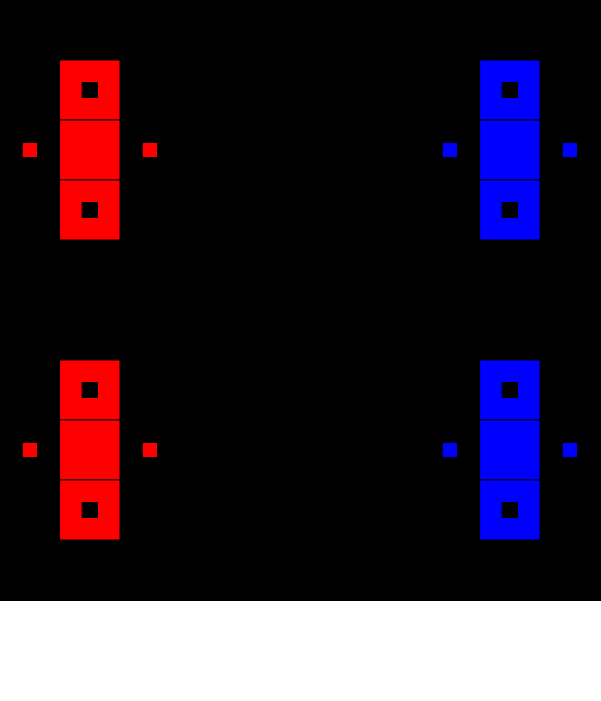
Frame 1 (no input)
Frame 60 (no input): identical to frame 1, image omitted
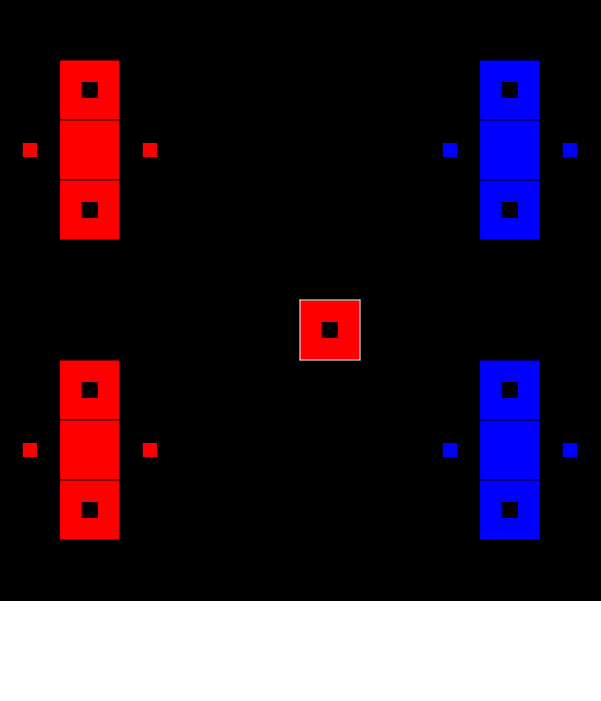
Frame 120 (the mouse pressed at the canvas centre since frame 60)

The p5.js sketch that drew these frames (run headless with seeded random() and noise() and a simulated clock; from frame 60 on, the mouse is pressed at the canvas centre):

// p5.js sketch
// ── sketch.js
var rule0;
var rule1;
var rule2; 
var rule3; 
var rule4;
var gamePlayRule0;
var gamePlayRule1;
var gamePlayRule2;
var gamePlayRule3;
var gamePlayRule4;
var gamePlayRule5;
var gamePlayRule6;
var gamePlayRule7;
var sliderX;
var checkboxHostile;
var radioSizeOfBoard;

var widthOfWorld;
var heightOfWorld;
var sizeOfWorldInPixels;
var drawSize;
var myCanvas;
var bottomBorderHeight;
var sideBorderWidth;

var worldArray;
var individualsToUpdate;
var teamArray;
var redArray;
var blueArray;	
var whatIsGoingToChange;
var chosenSquareMark = {x : -1, y : -1};			
var buttonCycleOneStep;
var buttonstartPlayUntilFinished;
var buttonRestart;

var playUntilFinished;


var futureSizeOfWorld = 10;
var firstTime = true;

var isItRedsTurn;
var hasPicked;
var chosenPos = {x : -1, y : -1};
var setupPhase;
var gameOver;
var hostileMode;
var hostileModeFuture;

var message;
var gameIsADraw; 
var drawErrorMessage;
var frameCounter;
var startFrameCounter;

function setup() {
	frameRate(30);
	frameCounter = 0;
	startFrameCounter = false;
	setupPhase = true;
	gameOver = false;
	widthOfWorld = futureSizeOfWorld;
	heightOfWorld = futureSizeOfWorld;
	drawSize = 600/widthOfWorld;
	sizeOfWorldInPixels = futureSizeOfWorld*drawSize;
	bottomBorderHeight = 100;
	hostileMode = hostileModeFuture;
	//sideBorderWidth = 200;
	chosenPos.x = -1;
	chosenPos.y = -1;
	worldArray = [];
	individualsToUpdate = [];
	teamArray = [];
	whatIsGoingToChange = [];
	isItRedsTurn = true;
	hasPicked = false;
	playUntilFinished = false;
	gameOver = false;
	message = "";
	gameIsADraw = false;
	drawErrorMessage = false;
	chosenSquareMark
	if(firstTime)
	{	myCanvas = createCanvas(sizeOfWorldInPixels+1, sizeOfWorldInPixels+bottomBorderHeight+1);
		rectMode(CENTER);
		textSize(32);
		textAlign(CENTER);
		textFont("Georgia");
   		textStyle(BOLD);
		createAllDOMElements();

		firstTime = false;
	}
	else if(!firstTime) 
		myCanvas.size(sizeOfWorldInPixels+1, sizeOfWorldInPixels+bottomBorderHeight+1);
	myCanvas.position(windowWidth/2-sizeOfWorldInPixels/2, 25);

//Fyller worldArray med individer:
	worldArray = teamSeed(worldArray, widthOfWorld, heightOfWorld)
	updateFutureTeam();
}

function activateHostileMode() {
  if (this.checked()) {
	hostileModeFuture = true;
  } else {
    hostileModeFuture = false;
  }
}

function changeStateOfIndividual () {  

	if(!playUntilFinished)
	{
		if(mouseX>0 && mouseX<sizeOfWorldInPixels+1 && mouseY>0 && mouseY<sizeOfWorldInPixels+1){
			var tempMouseX = floor(mouseX/drawSize);
			var tempMouseY = floor(mouseY/drawSize);
			var currentTeam = "";
			var opposingTeam = "";
			
			if(!hostileMode) {
				if(isItRedsTurn) {
					currentTeam = "Red";
					opposingTeam = "Blue";
				}
				else {
					currentTeam = "Blue";
					opposingTeam = "Red";
				}					
			}
		
			drawErrorMessage = false;
			if(worldArray[tempMouseX][tempMouseY].doAnimation == false && worldArray[tempMouseX][tempMouseY].canChange == true && hasPicked == false && worldArray[tempMouseX][tempMouseY].team != opposingTeam)
			{
				hasPicked = true;
				worldArray[tempMouseX][tempMouseY].mouseIsOver();
				append(individualsToUpdate, worldArray[tempMouseX][tempMouseY]); 
				chosenPos.x = tempMouseX;
				chosenPos.y = tempMouseY;
			}
			else if (worldArray[tempMouseX][tempMouseY].doAnimation == false && chosenPos.x == tempMouseX && chosenPos.y == tempMouseY && worldArray[tempMouseX][tempMouseY].canChange == true  && hasPicked == true ) {
				hasPicked = false;
				worldArray[tempMouseX][tempMouseY].mouseIsOver();
				worldArray[tempMouseX][tempMouseY].revertTeam();
				append(individualsToUpdate, worldArray[tempMouseX][tempMouseY]); 
				chosenPos.x = -1;
				chosenPos.y = -1;
			}
			else if(worldArray[tempMouseX][tempMouseY].doAnimation == false && worldArray[tempMouseX][tempMouseY].canChange == true && hasPicked == false && worldArray[tempMouseX][tempMouseY].team == opposingTeam && !hostileMode) {
				textSize(16);
				drawErrorMessage = true;
				message = "You can't target-kill your opponents individuals.";
			}			
			else
			{
				textSize(16);
				drawErrorMessage = true;
				message = "You can only pick one individual square to change each turn";
			}
		}
	}

}
function mousePressed() {
	if(gameOver ==  false && individualsToUpdate.length == 0) {
			changeStateOfIndividual();
	}
}

function startPlayUntilFinished() {
	playUntilFinished = !playUntilFinished;
}

function revertErrorMessage() {
	if (startFrameCounter == false) {
		message = "";
		drawErrorMessage = false;  
		textSize(50); 
	}																
}

function checkForWin() {
	var doesRedExist = false;
	var doesBlueExist = false;

	for (var i = 0; i < widthOfWorld; i++) {
		for (var j = 0; j < heightOfWorld; j++) {
			if(worldArray[i][j].team == "Red")
				doesRedExist = true;
			else if (worldArray[i][j].team == "Blue")
				doesBlueExist = true;
		}
	}
	if(!doesRedExist && doesBlueExist) {
		message = "Blue wins!";
		print("Blue Wins!");
		gameOver = true;
	}
		
	else if (!doesBlueExist && doesRedExist) {
		message = "Red wins!";
		print("Red wins!");
		gameOver = true;
	}
	else if(!doesRedExist && !doesRedExist) {
		message = "Draw!"
		print("Draw!");
		gameOver = true;
		gameIsADraw = true;
	}
		
}

function updateFutureTeam () {
	whatIsGoingToChange = life(widthOfWorld, heightOfWorld, worldArray);
}

function playOneStep() { 
	if(gameOver == false && individualsToUpdate.length == 0) {
		if(hasPicked == false) {
			textSize(16);
			message = "You need to change one individual square before you can end your turn!";
			drawErrorMessage = true;
		}
		else if(hasPicked == true) {
			if(individualsToUpdate.length == 0){
				drawErrorMessage = false;
				whatIsGoingToChange=[];
				individualsToUpdate = life(widthOfWorld, heightOfWorld, worldArray);
				isItRedsTurn = !isItRedsTurn;

			for (var i = 0; i < individualsToUpdate.length; i++) {
			//BACKUP individualsToUpdate[i].changeLife();
				individualsToUpdate[i].team = individualsToUpdate[i].futureTeam;
				individualsToUpdate[i].oldTeam = individualsToUpdate[i].team;
				individualsToUpdate[i].doAnimation = true;
				individualsToUpdate[i].canChange = false;  
				individualsToUpdate[i].changeLife();
				}

			}
			hasPicked = false;
			chosenPos.x = -1;
			chosenPos.y = -1;
			updateFutureTeam();

		}
		checkForWin();	
	}	
}


//function mouseIsOver() {

//}

function draw() {
	if(startFrameCounter == true)
	{
		textSize(16);
		frameCounter++;
		if(frameCounter >= 120 || drawErrorMessage == false) {
			startFrameCounter = false;
			frameCounter = 0;
			revertErrorMessage();
		}
			
	}

	//Bakgrund: 
	clear();
	rectMode(CORNER);
	fill(0);
	rect(0, 0, sizeOfWorldInPixels+1, sizeOfWorldInPixels+1);
	strokeWeight(0);
	fill(255);
	rect(0, sizeOfWorldInPixels+1, sizeOfWorldInPixels+1, bottomBorderHeight);
	strokeWeight(1);
	rectMode(CENTER);

	if(individualsToUpdate.length > 0)
	{
		for (var i = 0; i < individualsToUpdate.length; i++) {
			individualsToUpdate[i].updateAnimation(i);

		}
	}

	for (var i = 0; i < widthOfWorld; i++) {
		for (var j = 0; j < heightOfWorld; j++) {
			worldArray[i][j].updateColor();
			fill(worldArray[i][j].color);
			rect((worldArray[i][j].x-1)*drawSize+drawSize/2, (worldArray[i][j].y-1)*drawSize+drawSize/2, drawSize*worldArray[i][j].animationStatus, drawSize*worldArray[i][j].animationStatus);
		}
	}
	if(whatIsGoingToChange.length > 0 && individualsToUpdate.length == 0 )
	{
		for (var i = 0; i < whatIsGoingToChange.length; i++) {
			if((whatIsGoingToChange[i].team == "Red" || whatIsGoingToChange[i].team == "Blue")) {
				fill(0,0,0);
				rect((whatIsGoingToChange[i].x-1)*drawSize+drawSize/2, (whatIsGoingToChange[i].y-1)*drawSize+drawSize/2, drawSize/4, drawSize/4);			
			}
			else if (whatIsGoingToChange[i].team = "Dead") {
				fill(whatIsGoingToChange[i].futureTeam);	
				rect((whatIsGoingToChange[i].x-1)*drawSize+drawSize/2, (whatIsGoingToChange[i].y-1)*drawSize+drawSize/2, drawSize/4, drawSize/4);			
			}
		}
	}

	if(playUntilFinished && !mouseIsPressed)
		playOneStep();


	
	fill(0, 255, 0);

	if(gameOver == true)
		textSize(50);
	else if(drawErrorMessage == true) {
		startFrameCounter = true;
	}
	if(gameOver == false && chosenPos.x != -1)
	{
		strokeWeight(1);
		stroke(255);
		line(chosenPos.x*drawSize, chosenPos.y*drawSize, chosenPos.x*drawSize+drawSize, chosenPos.y*drawSize);
		line(chosenPos.x*drawSize, chosenPos.y*drawSize, chosenPos.x*drawSize, chosenPos.y*drawSize+drawSize);
		line(chosenPos.x*drawSize+drawSize, chosenPos.y*drawSize, chosenPos.x*drawSize+drawSize, chosenPos.y*drawSize+drawSize);
		line(chosenPos.x*drawSize, chosenPos.y*drawSize+drawSize, chosenPos.x*drawSize+drawSize, chosenPos.y*drawSize+drawSize);
		strokeWeight(1);
		stroke(0);
	}
	text(message, sizeOfWorldInPixels/2, 100+sizeOfWorldInPixels/2, 400, 300);

}

//BYGG ETT MER HÅLLBART SYSTEM FÖR ATT UPPDATERA INGAME-TEXT


//Lägg mindre använda felsökningsfunktioner här nedan: 

function showBoardColors() {
	for (var i = 0; i < widthOfWorld; i++) {
		var tempString = "";
		//print("RAD");

		for (var j = 0; j < heightOfWorld; j++) {
			if(worldArray[j][i].team == "Dead")
				tempString += " X ";
			else {
				tempString += worldArray[j][i].team; //Print sker en rad i taget, till skillnad från grafiken, som skrivs ut en kolumn i taget. Så j och i byter plats här.
				if(worldArray[j][i].team == "Red")
					tempString += " ";
				}
		}
		print(tempString);

	}
}

function showBoard() {
	for (var i = 0; i < widthOfWorld; i++) {
		var tempString = "";

		for (var j = 0; j < heightOfWorld; j++) {
			tempString += worldArray[j][i].life; //Print sker en rad i taget, till skillnad från grafiken, som skrivs ut en kolumn i taget. Så j och i byter plats här.
			tempString += " ";
		}
		tempString += " Row: " + i;
		print(tempString);

	}
}

function restart() {
	futureSizeOfWorld = floor(sliderX.value())*5;
	//futureSizeOfWorld = radioSizeOfBoard.value();
	setup();
}

function createAllDOMElements() {
		buttonCycleOneStep = createButton("End your turn");
		buttonCycleOneStep.position(windowWidth/2-550, 100);
		buttonCycleOneStep.size(200, 100);
		buttonCycleOneStep.mousePressed(playOneStep);	

		buttonRestart = createButton("Restart");
		buttonRestart.position(windowWidth/2-550, 250);
		buttonRestart.size(200, 100);
		buttonRestart.mousePressed(restart);

	/*	
		buttonstartPlayUntilFinished = createButton("Start non-stop cycling (click again to stop)");
		buttonstartPlayUntilFinished.position(windowWidth/2-550, 400);
		buttonstartPlayUntilFinished.size(200, 100);
		buttonstartPlayUntilFinished.mousePressed(startPlayUntilFinished);
	*/	

		gamePlayRule0 = createP("Gameplay rules:  ");
		gamePlayRule0.position(windowWidth/2+320, 325-320);
		gamePlayRule1 = createP("On each turn, you have to perform either of the following two actions: ");
		gamePlayRule1.position(windowWidth/2+340, 350-320);
		gamePlayRule2 = createP("Click on any alive individual (large colored square) to kill it.");
		gamePlayRule2.position(windowWidth/2+370, 400-320);		
		gamePlayRule3 = createP("or");
		gamePlayRule3.position(windowWidth/2+400, 425-320);	
		gamePlayRule4 = createP("Click on any dead area (large black squares) to create a new alive individual of your color.");
		gamePlayRule4.position(windowWidth/2+370, 450-320);	
		gamePlayRule5 = createP("Can can cancel your selection by clicking on the same square a second time.");
		gamePlayRule5.position(windowWidth/2+340, 525-320);	
		gamePlayRule6 = createP("When you have decided on what square to change, hit 'END TURN' to progress the world and pass the turn.");
		gamePlayRule6.position(windowWidth/2+340, 575-320);	
		gamePlayRule7 = createP("HINT: Smaller squares shows the future. If Hostile Mode is activated, you will also be able to kill your opponents individuals.");
		gamePlayRule7.position(windowWidth/2+340, 625-320);	

		rule0 = createP("Rules of the future:");
		rule0.position(windowWidth/2+320, 0+375)
		rule1 = createP("First rule: Any live cell with fewer than two live neighbours dies, as if caused by underpopulation.");
		rule1.position(windowWidth/2+320, 50+375)
		rule2 = createP("Second rule: Any live cell with two or three live neighbours lives on to the next generation.");
		rule2.position(windowWidth/2+320, 100+375)
		rule3 = createP("Third rule: Any live cell with more than three live neighbours dies, as if by overpopulation.");
		rule3.position(windowWidth/2+320, 150+375)
		rule4 = createP("Fourth rule: Any dead cell with exactly three live neighbours becomes a live cell, as if by reproduction.");
		rule4.position(windowWidth/2+320, 200+375);
	
		sliderX = createSlider(1, 3, futureSizeOfWorld/5);
		sliderX.position(windowWidth/2-550, 550);
		sliderX.style('width', '200px');
		sliderText = createP("Size of board (5x5, 10x10 or 15x15):");
		sliderText.position(windowWidth/2-550, 500);
	
		checkboxHostile = createCheckbox('Hostile Mode', false);
  		checkboxHostile.changed(activateHostileMode);
		checkboxHostile.position(windowWidth/2-550, 450);
/*
		radioSizeOfBoard = createRadio();
  		radioSizeOfBoard.option("5x5", 5);
 		radioSizeOfBoard.option("10x10", 10);
 	 	radioSizeOfBoard.option("15x15", 15);
  		radioSizeOfBoard.style('height', '60px');
  		radioSizeOfBoard.position(windowWidth/2-550, 500);
 */
}
// ── DNA.js
function individual(x, y, team){
	this.x = x+1;
	this.y = y+1;
	this.team = team;
	this.life = 0;
	this.futureTeam = "";
	this.animationSpeed = 0.1;	
	if(this.team == "Red" || this.team == "Blue") {
		this.life = 1;
	}
	else {
		this.team = "Dead";
		this.life = 0;
	}		

	this.oldTeam = this.team;
	this.animationStatus = this.life;
	this.animationGoal = 1-this.life;
	this.doAnimation = false;
	this.canChange = true;
	this.color = color(0,0,0);
	this.red = 0;
	this.blue = 0;
	
	this.updateColor = function() {
		if(this.team == "Red") {
			this.red = 255;
			this.blue = 0;
		}
		else if(this.team == "Blue") {
			this.red = 0;
			this.blue = 255;
		}

		this.color = [this.red*this.animationStatus, 0, this.blue*this.animationStatus];
	}
	this.updateColor();

	this.updateAnimation = function (indexToRemove) {
		if(this.doAnimation == true) {
			if(this.animationGoal == 1) {
				this.animationStatus += this.animationSpeed;
				if(this.animationStatus >= this.animationGoal) {
					this.animationStatus = 1;
					this.animationGoal = 0;
					this.doAnimation = false;
					this.canChange = true;
					individualsToUpdate.splice(indexToRemove, 1);
				}
			}
			else if(this.animationGoal == 0) {
				this.animationStatus -= this.animationSpeed;
				if(this.animationStatus <= this.animationGoal) {
					this.animationStatus = 0;
					this.animationGoal = 1;
					this.doAnimation = false;
					this.canChange = true;
					individualsToUpdate.splice(indexToRemove, 1);
				}
			}
			this.updateColor();
			//FÄRGEN VERKAR INTE UPPDATERAS I TAKT MED LIVET. .
			//Ibland behåller en ruta life = 1 men color = "dead"...men visas ändå som röd/blå. Varför?	
		}
	}

	this.changeLife = function() { 
		this.life = 1-this.life;
	}

	this.revertTeam = function() {
		this.team = this.oldTeam;
	}

	this.changeTeam = function () {
		if(this.team == "Red" || this.team == "Blue") {
			this.team = "Dead";
		}
		else if(this.team == "Dead") {
			if(isItRedsTurn)
				this.team = "Red";
			else
				this.team = "Blue";
		}		
	}

	this.mouseIsOver = function () {
		this.changeTeam();
		this.changeLife(this.team);
		this.doAnimation = true;
		this.canChange = false;
		updateFutureTeam();
	}

	this.mouseDraw = function () {
		line(this.x, this.y, this.x+drawSize, this.y);
		line(this.x, this.y, this.x, this.y+drawSize);
		line(this.x+drawSize, this.y, this.x+drawSize, this.y+drawSize);
		line(this.x, this.y+drawSize, this.x+drawSize, this.y+drawSize);
	}
}
// ── life.js
function life(widthOfWorld, heightOfWorld, worldArray) {
	var aliveRedNeighbours;
	var aliveBlueNeighbours; 
	var aliveNeighbours;
	var arrayFilledWithIndividualsToUpdate = [];
	var indexCounter = 0;
	for (var i = 0; i < widthOfWorld; i++) {
		for (var j = 0; j < heightOfWorld; j++) {
			var aliveRedNeighbours = 0;
			var aliveBlueNeighbours = 0; 
			var aliveNeighbours = 0;
			//Alla positioners levande grannar behöver beräknas, oavsett om levande eller död. Beräkningen av antalet levande grannar utförs först och sedan kontrolleras om positionen i fråga är levande eller död. 
			//Hörn 0.0
			if (i == 0 && j == 0) {
				if(worldArray[i+1][j].life == 1 && worldArray[i+1][j].team == "Red") 
					aliveRedNeighbours += 1;
				if(worldArray[i][j+1].life == 1 && worldArray[i][j+1].team == "Red")
					aliveRedNeighbours += 1;
				if(worldArray[i+1][j+1].life == 1 && worldArray[i+1][j+1].team == "Red")
					aliveRedNeighbours += 1;

				if(worldArray[i+1][j].life == 1 && worldArray[i+1][j].team == "Blue") 
					aliveBlueNeighbours += 1;
				if(worldArray[i][j+1].life == 1 && worldArray[i][j+1].team == "Blue")
					aliveBlueNeighbours += 1;
				if(worldArray[i+1][j+1].life == 1 && worldArray[i+1][j+1].team == "Blue")
					aliveBlueNeighbours += 1;
			}
			//Hörn 0.max
			else if (i == 0 && j == heightOfWorld-1) {
				if(worldArray[i+1][j].life == 1 && worldArray[i+1][j].team == "Red") 
					aliveRedNeighbours += 1;
				if(worldArray[i][j-1].life == 1 && worldArray[i][j-1].team == "Red")
					aliveRedNeighbours += 1;
				if(worldArray[i+1][j-1].life == 1 && worldArray[i+1][j-1].team == "Red")
					aliveRedNeighbours += 1;		

				if(worldArray[i+1][j].life == 1 && worldArray[i+1][j].team == "Blue") 
					aliveBlueNeighbours += 1;
				if(worldArray[i][j-1].life == 1 && worldArray[i][j-1].team == "Blue")
					aliveBlueNeighbours += 1;
				if(worldArray[i+1][j-1].life == 1 && worldArray[i+1][j-1].team == "Blue")
					aliveBlueNeighbours += 1;		

			}
			//Hörn max.0
			else if (i == widthOfWorld-1 && j == 0) {
				if(worldArray[i-1][j].life == 1 && worldArray[i-1][j].team == "Red") 
					aliveRedNeighbours += 1;
				if(worldArray[i][j+1].life == 1 && worldArray[i][j+1].team == "Red")
					aliveRedNeighbours += 1;
				if(worldArray[i-1][j+1].life == 1 && worldArray[i-1][j+1].team == "Red")
					aliveRedNeighbours += 1;	

				if(worldArray[i-1][j].life == 1 && worldArray[i-1][j].team == "Blue") 
					aliveBlueNeighbours += 1;
				if(worldArray[i][j+1].life == 1 && worldArray[i][j+1].team == "Blue")
					aliveBlueNeighbours += 1;
				if(worldArray[i-1][j+1].life == 1 && worldArray[i-1][j+1].team == "Blue")
					aliveBlueNeighbours += 1;

			}
			//Hörn max.max
			else if (i == widthOfWorld-1 && j == heightOfWorld-1) {
				if(worldArray[i-1][j].life == 1 && worldArray[i-1][j].life.team == "Red") 
					aliveRedNeighbours += 1;
				if(worldArray[i][j-1].life == 1 && worldArray[i][j-1].team == "Red")
					aliveRedNeighbours += 1;
				if(worldArray[i-1][j-1].life == 1 && worldArray[i-1][j-1].team == "Red")
					aliveRedNeighbours += 1;	

				if(worldArray[i-1][j].life == 1 && worldArray[i-1][j].life.team == "Blue") 
					aliveBlueNeighbours += 1;
				if(worldArray[i][j-1].life == 1 && worldArray[i][j-1].team == "Blue")
					aliveBlueNeighbours += 1;
				if(worldArray[i-1][j-1].life == 1 && worldArray[i-1][j-1].team == "Blue")
					aliveBlueNeighbours += 1;	
			}
			//Första kolumnen från vänster:
			else if(i == 0) {
				if(worldArray[i][j-1].life == 1 && worldArray[i][j-1].team == "Red")
					aliveRedNeighbours += 1;
				if(worldArray[i+1][j].life == 1 && worldArray[i+1][j].team == "Red")
					aliveRedNeighbours += 1;
				if(worldArray[i][j+1].life == 1 && worldArray[i][j+1].team == "Red")
					aliveRedNeighbours += 1;
				if(worldArray[i+1][j+1].life == 1 && worldArray[i+1][j+1].team == "Red")
					aliveRedNeighbours += 1;
				if(worldArray[i+1][j-1].life == 1 && worldArray[i+1][j-1].team == "Red")
					aliveRedNeighbours += 1;

				if(worldArray[i][j-1].life == 1 && worldArray[i][j-1].team == "Blue")
					aliveBlueNeighbours += 1;
				if(worldArray[i+1][j].life == 1 && worldArray[i+1][j].team == "Blue")
					aliveBlueNeighbours += 1;
				if(worldArray[i][j+1].life == 1 && worldArray[i][j+1].team == "Blue")
					aliveBlueNeighbours += 1;
				if(worldArray[i+1][j+1].life == 1 && worldArray[i+1][j+1].team == "Blue")
					aliveBlueNeighbours += 1;
				if(worldArray[i+1][j-1].life == 1 && worldArray[i+1][j-1].team == "Blue")
					aliveBlueNeighbours += 1;
			}	
			//Sista kolumnen, längst till höger:
			else if (i == widthOfWorld-1) {
				if(worldArray[i][j-1].life == 1 && worldArray[i][j-1].team == "Red")
					aliveRedNeighbours += 1;
				if(worldArray[i-1][j].life == 1 && worldArray[i-1][j].team == "Red")
					aliveRedNeighbours += 1;
				if(worldArray[i][j+1].life == 1 && worldArray[i][j+1].team == "Red")
					aliveRedNeighbours += 1;
				if(worldArray[i-1][j-1].life == 1 && worldArray[i-1][j-1].team == "Red")
					aliveRedNeighbours += 1;
				if(worldArray[i-1][j+1].life == 1 && worldArray[i-1][j+1].team == "Red")
					aliveRedNeighbours += 1;

				if(worldArray[i][j-1].life == 1 && worldArray[i][j-1].team == "Blue")
					aliveBlueNeighbours += 1;
				if(worldArray[i-1][j].life == 1 && worldArray[i-1][j].team == "Blue")
					aliveBlueNeighbours += 1;
				if(worldArray[i][j+1].life == 1 && worldArray[i][j+1].team == "Blue")
					aliveBlueNeighbours += 1;
				if(worldArray[i-1][j-1].life == 1 && worldArray[i-1][j-1].team == "Blue")
					aliveBlueNeighbours += 1;
				if(worldArray[i-1][j+1].life == 1 && worldArray[i-1][j+1].team == "Blue")
					aliveBlueNeighbours += 1;
			}
			//Översta raden:
			else if (j == 0) {
				if(worldArray[i-1][j].life == 1 && worldArray[i-1][j].team == "Red")
					aliveRedNeighbours += 1;
				if(worldArray[i][j+1].life == 1 && worldArray[i][j+1].team == "Red")
					aliveRedNeighbours += 1;
				if(worldArray[i+1][j].life == 1 && worldArray[i+1][j].team == "Red")
					aliveRedNeighbours += 1;
				if(worldArray[i-1][j+1].life == 1 && worldArray[i-1][j+1].team == "Red")
					aliveRedNeighbours += 1;
				if(worldArray[i+1][j+1].life == 1 && worldArray[i+1][j+1].team == "Red")
					aliveRedNeighbours += 1;

				if(worldArray[i-1][j].life == 1 && worldArray[i-1][j].team == "Blue")
					aliveBlueNeighbours += 1;
				if(worldArray[i][j+1].life == 1 && worldArray[i][j+1].team == "Blue")
					aliveBlueNeighbours += 1;
				if(worldArray[i+1][j].life == 1 && worldArray[i+1][j].team == "Blue")
					aliveBlueNeighbours += 1;
				if(worldArray[i-1][j+1].life == 1 && worldArray[i-1][j+1].team == "Blue")
					aliveBlueNeighbours += 1;
				if(worldArray[i+1][j+1].life == 1 && worldArray[i+1][j+1].team == "Blue")
					aliveBlueNeighbours += 1;
			}
			//Understa raden:
			else if (j == heightOfWorld-1) {
				if(worldArray[i-1][j].life == 1 && worldArray[i-1][j].team == "Red")
					aliveRedNeighbours += 1;
				if(worldArray[i][j-1].life == 1 && worldArray[i][j-1].team == "Red")
					aliveRedNeighbours += 1;
				if(worldArray[i+1][j].life == 1 && worldArray[i+1][j].team == "Red")
					aliveRedNeighbours += 1;
				if(worldArray[i-1][j-1].life == 1 && worldArray[i-1][j-1].team == "Red")
					aliveRedNeighbours += 1;
				if(worldArray[i+1][j-1].life == 1 && worldArray[i+1][j-1].team == "Red")
					aliveRedNeighbours += 1;

				if(worldArray[i-1][j].life == 1 && worldArray[i-1][j].team == "Blue")
					aliveBlueNeighbours += 1;
				if(worldArray[i][j-1].life == 1 && worldArray[i][j-1].team == "Blue")
					aliveBlueNeighbours += 1;
				if(worldArray[i+1][j].life == 1 && worldArray[i+1][j].team == "Blue")
					aliveBlueNeighbours += 1;
				if(worldArray[i-1][j-1].life == 1 && worldArray[i-1][j-1].team == "Blue")
					aliveBlueNeighbours += 1;
				if(worldArray[i+1][j-1].life == 1 && worldArray[i+1][j-1].team == "Blue")
					aliveBlueNeighbours += 1;
			}
			//Alla övriga koordinater (som alltså inte ingår i ramen för brädet):
			else {
				if(worldArray[i-1][j].life == 1 && worldArray[i-1][j].team == "Red")
					aliveRedNeighbours += 1;
				if(worldArray[i][j+1].life == 1 && worldArray[i][j+1].team == "Red")
					aliveRedNeighbours += 1;
				if(worldArray[i+1][j].life == 1 && worldArray[i+1][j].team == "Red")
					aliveRedNeighbours += 1;
				if(worldArray[i][j-1].life == 1 && worldArray[i][j-1].team == "Red")
					aliveRedNeighbours += 1;
				if(worldArray[i-1][j-1].life == 1 && worldArray[i-1][j-1].team == "Red")
					aliveRedNeighbours += 1;
				if(worldArray[i+1][j-1].life == 1 && worldArray[i+1][j-1].team == "Red")
					aliveRedNeighbours += 1;
				if(worldArray[i+1][j+1].life == 1 && worldArray[i+1][j+1].team == "Red")
					aliveRedNeighbours += 1;
				if(worldArray[i-1][j+1].life == 1 && worldArray[i-1][j+1].team == "Red")
					aliveRedNeighbours += 1;		

				if(worldArray[i-1][j].life == 1 && worldArray[i-1][j].team == "Blue")
					aliveBlueNeighbours += 1;
				if(worldArray[i][j+1].life == 1 && worldArray[i][j+1].team == "Blue")
					aliveBlueNeighbours += 1;
				if(worldArray[i+1][j].life == 1 && worldArray[i+1][j].team == "Blue")
					aliveBlueNeighbours += 1;
				if(worldArray[i][j-1].life == 1 && worldArray[i][j-1].team == "Blue")
					aliveBlueNeighbours += 1;
				if(worldArray[i-1][j-1].life == 1 && worldArray[i-1][j-1].team == "Blue")
					aliveBlueNeighbours += 1;
				if(worldArray[i+1][j-1].life == 1 && worldArray[i+1][j-1].team == "Blue")
					aliveBlueNeighbours += 1;
				if(worldArray[i+1][j+1].life == 1 && worldArray[i+1][j+1].team == "Blue")
					aliveBlueNeighbours += 1;
				if(worldArray[i-1][j+1].life == 1 && worldArray[i-1][j+1].team == "Blue")
					aliveBlueNeighbours += 1;		
			}
			//Nu kontrolleras värdet av aliveNeighbours och därmed avgörs "ödet" för individen beroende på om denna från början är levande eller död:
			
			aliveNeighbours = aliveRedNeighbours + aliveBlueNeighbours;

			//Lever individen och har mindre än (0 eller 1) grannar, så dör den.
			if (aliveNeighbours < 2 && worldArray[i][j].life == 1) {
				arrayFilledWithIndividualsToUpdate[indexCounter] = worldArray[i][j];
				arrayFilledWithIndividualsToUpdate[indexCounter].futureTeam = "Dead";
				indexCounter++;
			}
			/*
			//Lever individen och har exakt 2 eller 3 grannar, så överlever den men förlorar tidsenheter i liv.
			else if (aliveNeighbours == 2 && worldArray[i][j].life == 1 ) {
				worldArray[i][j].life -= 2;
			}
			else if (aliveNeighbours == 3 && worldArray[i][j].life == 1) {
				worldArray[i][j].life -= 1;
			}
			*/
			//Lever invididen och har fler än 3 grannar, så dör den.
			else if (aliveNeighbours > 3 && worldArray[i][j].life == 1) {
				arrayFilledWithIndividualsToUpdate[indexCounter] = worldArray[i][j]; 
				arrayFilledWithIndividualsToUpdate[indexCounter].futureTeam = "Dead";
				indexCounter++;
			}
			//Är "individen" död och har exakt tre grannar som lever, så kommer den till liv.
			else if (aliveNeighbours == 3 && worldArray[i][j].life == 0) {
				arrayFilledWithIndividualsToUpdate[indexCounter] = worldArray[i][j];
				if(aliveRedNeighbours > aliveBlueNeighbours)
					arrayFilledWithIndividualsToUpdate[indexCounter].futureTeam = "Red";
				else if (aliveBlueNeighbours > aliveRedNeighbours)
					arrayFilledWithIndividualsToUpdate[indexCounter].futureTeam = "Blue";
				indexCounter++;
			}
		}
	}	


	return arrayFilledWithIndividualsToUpdate;
}
// ── teamSeed.js
function teamSeed(worldArray, widthOfWorld, heightOfWorld) {
	for (var i = 0; i < widthOfWorld; i++) {
		worldArray[i] = new Array();
		for (var j = 0; j < widthOfWorld; j++) {
			var team = "";
			if(widthOfWorld == 5)
			{
				if(i == floor(widthOfWorld/2)-1 && (j == floor(heightOfWorld/2)-1  || j == floor(heightOfWorld/2) || j == floor(heightOfWorld/2)+1 || j == floor(heightOfWorld/2)+2))
					team = "Red";
				else if(i == floor(widthOfWorld/2)-2 && (j == floor(heightOfWorld/2)-2 || j == floor(heightOfWorld/2) ))
					team = "Red";
				else if(i == floor(widthOfWorld/2)+1 && (j == floor(heightOfWorld/2)-2 || j == floor(heightOfWorld/2)-1 || j == floor(heightOfWorld/2) || j == floor(heightOfWorld/2)+1))
					team = "Blue";
				else if(i == floor(widthOfWorld/2)+2 && (j == floor(heightOfWorld/2) || j == floor(heightOfWorld/2)+2))
					team = "Blue";					
			}
			else if (widthOfWorld == 10) {
				if(i == floor(widthOfWorld/2)-4 && (j == floor(heightOfWorld/2)-4 || j == floor(heightOfWorld/2)-3 || j == floor(heightOfWorld/2)-2 || j == floor(heightOfWorld/2)+1 || j == floor(heightOfWorld/2)+2 || j == floor(heightOfWorld/2)+3))
					team = "Red";
			/*
				else if(i == floor(widthOfWorld/2)-4 && (j == floor(heightOfWorld/2)-3 || j == floor(heightOfWorld/2)+2))
					team = "Red";
				else if(i == floor(widthOfWorld/2)-5 && (j == floor(heightOfWorld/2)-3  || j == floor(heightOfWorld/2)+2))
					team = "Red";
			*/
				else if(i == floor(widthOfWorld/2)+3 && (j == floor(heightOfWorld/2)-4 || j == floor(heightOfWorld/2)-3 || j == floor(heightOfWorld/2)-2 || j == floor(heightOfWorld/2)+1 || j == floor(heightOfWorld/2)+2 || j == floor(heightOfWorld/2)+3))
					team = "Blue";
			/*
				else if(i == floor(widthOfWorld/2)+3 && (j == floor(heightOfWorld/2)-3 || j == floor(heightOfWorld/2)+2))
					team = "Blue";
				else if(i == floor(widthOfWorld/2)+4 && (j == floor(heightOfWorld/2)-3  || j == floor(heightOfWorld/2)+2))
					team = "Blue";
			*/
			}
			else if(widthOfWorld == 15) {
				if(i == floor(widthOfWorld/2)-1 && (j == floor(heightOfWorld/2)-1 || j == floor(heightOfWorld/2) || j == floor(heightOfWorld/2)+1))
					team = "Red";
				else if(i == floor(widthOfWorld/2)-2 && (j == floor(heightOfWorld/2)-2 || j == floor(heightOfWorld/2)+2))
					team = "Red";
				else if(i == floor(widthOfWorld/2)-5 && (j == floor(heightOfWorld/2)-1 || j == floor(heightOfWorld/2) || j == floor(heightOfWorld/2)+1))
					team = "Red";
				else if(i == floor(widthOfWorld/2)+1 && (j == floor(heightOfWorld/2)-1 || j == floor(heightOfWorld/2) || j == floor(heightOfWorld/2)+1))
					team = "Blue";
				else if(i == floor(widthOfWorld/2)+2 && (j == floor(heightOfWorld/2)-2 || j == floor(heightOfWorld/2)+2))
					team = "Blue";	
				else if(i == floor(widthOfWorld/2)+5 && (j == floor(heightOfWorld/2)-1 || j == floor(heightOfWorld/2) || j == floor(heightOfWorld/2)+1))					
					team = "Blue";
			}
			else
				team = "Dead";
			worldArray[i][j] = new individual(i, j, team);
			}
		}

		return worldArray;
}
